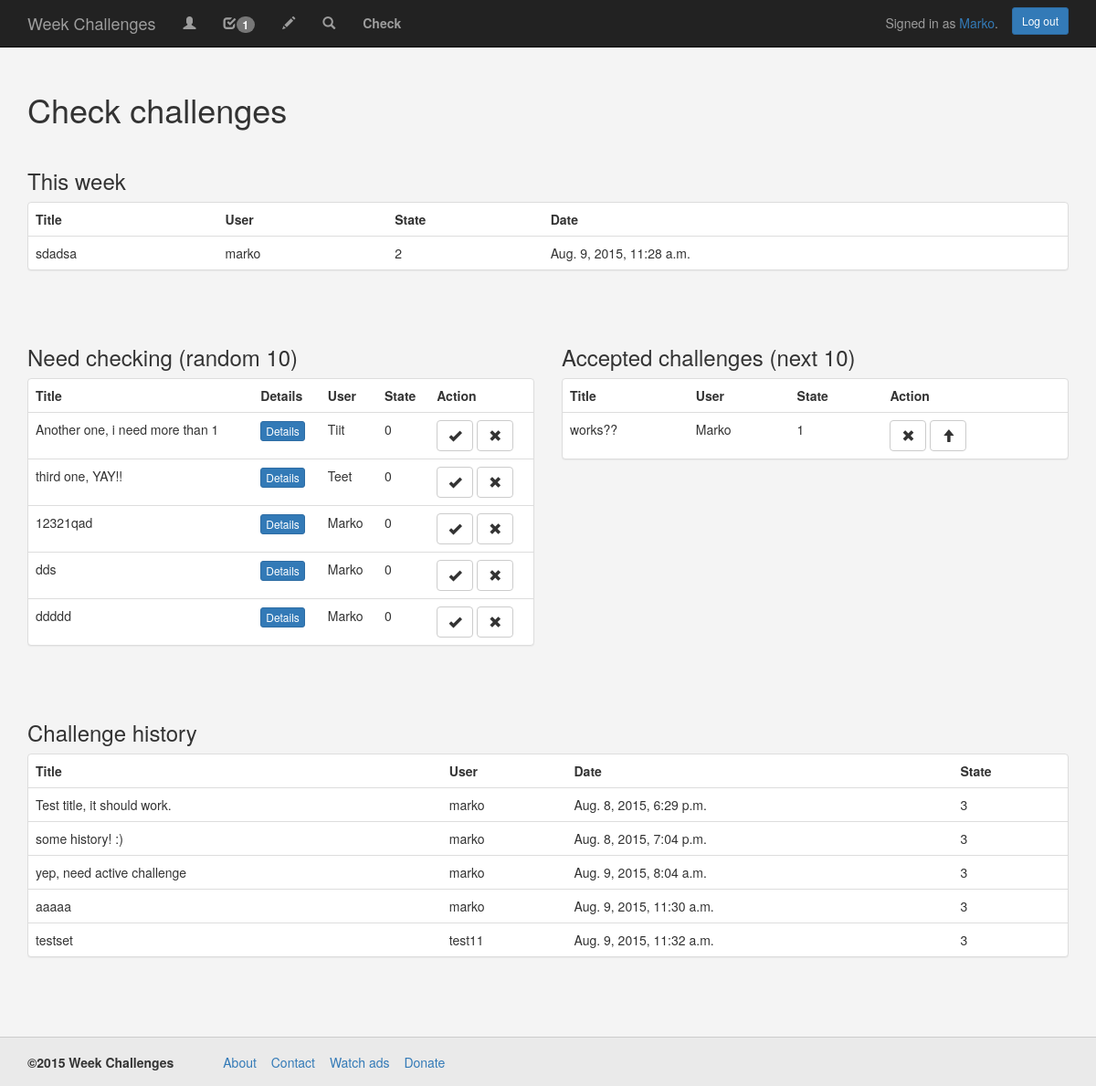
The app's page /check/ (signed in) with its own data.
### WeekChallenge/models.py (models this page shows)
class Challenge(models.Model):
    title = models.CharField(max_length=150)
    description = models.CharField(max_length=5000)
    user_id = models.IntegerField(default=0)
    username = models.CharField(max_length=75)
    state = models.IntegerField(default=0)
    accept_count = models.IntegerField(default=0)
    date = models.DateTimeField('date added')
    def __str__(self):
        return self.title

### WeekChallenge/views.py (the view)
# urls.py: url(r'^check/', views.check_challenges, name='check_challenges'),
def check_challenges(request):
    if request.user.is_authenticated():
        if request.user.is_staff:
            notification_count(request)
            challenge_list = Challenge.objects.filter(state=0)[:10]
            accepted_list = Challenge.objects.filter(state=1)[:10]
            this_week = Challenge.objects.filter(state=2)
            history_list = Challenge.objects.filter(state=3)
            context = {'challenge_list': challenge_list,
                       'accepted_list': accepted_list,
                       'history_list': history_list,
                       'this_week': this_week,
                       'notifications_count': notifications_count
                       }
            return render(request, 'WeekChallenge/check.html', context)
        else:
            return HttpResponseRedirect("/")
    else:
        return HttpResponseRedirect("/")

### WeekChallenge/views.py (called while the page is built)
def notification_count(request):
    if request.user.is_authenticated():
        all_notifications = Notification.objects.filter(user_id=request.user.id, new=True)
        all_friend_requests = FriendRequest.objects.filter(user_to=request.user.id, state=0)
        all_messages = Message.objects.filter(user_to=request.user.id, new=True)
        global notifications_count
        notifications_count = 0
        for n in all_notifications:
            notifications_count += 1
        for n in all_friend_requests:
            notifications_count += 1
        for n in all_messages:
            notifications_count += 1
        return notifications_count

### WeekChallenge/templates/WeekChallenge/check.html (shortened to what this page needs)
<!DOCTYPE HTML>
<html>
<head>
    {% load staticfiles %}
    <link rel="stylesheet" type="text/css" href="{% static 'WeekChallenge/bootstrap/css/bootstrap.min.css' %}">
    <link rel="stylesheet" type="text/css" href="{% static 'WeekChallenge/css/style.css' %}">
</head>
<body>
    {% include "WeekChallenge/base/navigation_bar.html" %}
    <div class="wrap">
        <div class="container">
            <h1>Check challenges</h1>
            <div class="row">
                <div class="col-md-12">
                <h3>This week</h3>
                    <div class="panel panel-default">
                        <table class="table">
                            <tr><td><b>Title</b></td><td><b>User</b></td><td><b>State</b></td><td><b>Date</b></td></tr>
                            {% for this in this_week %}
                                <tr>
                                    <td>{{ this }}</td>
                                    <td>{{ this.username }}</td>
                                    <td>{{ this.state }}</td>
                                    <td>{{ this.date }}</td>
                                </tr>
                            {% endfor %}
                        </table>
                    </div>
                </div>
            </div>
            <div class="row">
                <div class="col-md-6">
                    <h3>Need checking (random 10)</h3>
                    <div class="panel panel-default">
                        <table class="table">
                            <tr><td><b>Title</b></td><td><b>Details</b></td><td><b>User</b></td><td><b>State</b></td><td><b>Action</b></td></tr>
                            {% for challenge in challenge_list %}
                                <tr>
                                    <td>{{ challenge }}</td>
                                    <td>
                                        <button type="button" class="btn btn-primary btn-xs" data-toggle="modal"
                                                data-target="#editModal"
                                                data-tiitel="{{ challenge }}"
                                                data-desc="{{ challenge.description }}"
                                                data-username="{{ challenge.username }}"
                                                data-state="{{ challenge.state }}"
                                                data-date="{{ challenge.date }}"
                                                >Details</button>
                                    </td>
                                    <td>{{ challenge.username }}</td>
                                    <td>{{ challenge.state }}</td>
                                    <td>
                                        <a href="/accept_challenge/{{ challenge.id }}">
                                            <button class="btn btn-default">
                                                <span class="glyphicon glyphicon-ok"></span>
                                            </button>
                                        </a>
                                        <a href="/decline_challenge/{{ challenge.id }}">
                                            <button class="btn btn-default">
                                                <span class="glyphicon glyphicon-remove"></span>
                                            </button>
                                        </a>
                                    </td>
                                </tr>
                            {% endfor %}
                        </table>
                    </div>
                </div>
                <div class="col-md-6">
                    <h3>Accepted challenges (next 10)</h3>
                    <div class="panel panel-default">
                        <table class="table">
                            <tr><td><b>Title</b></td><td><b>User</b></td><td><b>State</b></td><td><b>Action</b></td></tr>
                            {% for accepted in accepted_list %}
                                <tr>
                                    <td>{{ accepted }}</td>
                                    <td>{{ accepted.username }}</td>
                                    <td>{{ accepted.state }}</td>
                                    <td>
                                        <a href="/decline_challenge/{{ accepted.id }}">
                                            <button class="btn btn-default">
                                                <span class="glyphicon glyphicon-remove"></span>
                                            </button>
                                        </a>
                                        <a href="/up_challenge/{{ accepted.id }}">
                                            <button class="btn btn-default">
                                                <span class="glyphicon glyphicon-arrow-up"></span>
                                            </button>
                                        </a>
                                    </td>
                                </tr>
                            {% endfor %}
                        </table>
                    </div>
                </div>
            </div>
            <div class="row">
                <div class="col-md-12">
                    <h3>Challenge history</h3>
                    <div class="panel panel-default">
                        <table class="table">
                            <tr><td><b>Title</b></td><td><b>User</b></td><td><b>Date</b></td><td><b>State</b></td></tr>
                            {% for history in history_list %}
                                <tr>
                                    <td>{{ history }}</td>
                                    <td>{{ history.username }}</td>
                                    <td>{{ history.date }}</td>
                                    <td>{{ history.state }}</td>
                                </tr>
                            {% endfor %}
                        </table>
                    </div>
                </div>
            </div>
        </div>
    </div>
    {% include "WeekChallenge/base/foot.html" %}
</body>
</html>

### WeekChallenge/templates/WeekChallenge/base/navigation_bar.html (shortened to what this page needs)
<nav class="navbar navbar-inverse navbar-fixed-top">
    <div class="container">
        <div class="navbar-header">
            <a class="navbar-brand" href="/">Week Challenges</a>
        </div>
        <div id="navbar" class="navbar-collapse collapse">
            <ul class="nav navbar-nav">
                {% if user.is_authenticated %}
                    <li><a href="/profile/{{ user.username }}"><span class="glyphicon glyphicon-user" aria-hidden="true"></span></a></li>
                    <li><a href="/notifications"><span class="glyphicon glyphicon-check" aria-hidden="true"></span><span class="badge">{{ notifications_count }}</span></a></li>
                    <li><a href="/add"><span class="glyphicon glyphicon-pencil" aria-hidden="true"></span></a></li>
                    <li><a href="/search"><span class="glyphicon glyphicon-search" aria-hidden="true"></span></a></li>
                    {% if user.is_staff %}
                        <li><a href="/check"><b>Check</b></a></li>
                    {% endif %}
                {% endif %}
            </ul>
              {% if user.is_authenticated %}
                  <div class="navbar-form navbar-right">
                    <a href="/log_out" class="btn btn-primary btn-sm">Log out</a>
                  </div>
                  <p class="navbar-text navbar-right">
                    Signed in as <a href="/profile/{{ user.username }}">{{ user.username }}</a>.
                  </p>
              {% else %}
                  <div class="navbar-form navbar-right">
                    <a href="/log_in" class="btn btn-success">Sign in</a>
                    <a href="/register" class="btn btn-primary">Register</a>
                  </div>
              {% endif %}
        </div>
    </div>
</nav>

### WeekChallenge/static/WeekChallenge/css/style.css (style rules this page uses)
html { position: relative; min-height: 100%; }
body { background-color: #f4f4f4; margin-bottom: 94px; }
[class*="col-"] { padding-top: 15px; padding-bottom: 15px; margin-bottom: 1%; }
.wrap { margin-top: 80px; }

### records on screen
Challenge: title "sdadsa", username "marko", state "2", date "Aug. 9, 2015, 11:28 a.m."
Challenge: title "Another one, i need more than 1", username "Tiit", state "0"
Challenge: title "third one, YAY!!", username "Teet", state "0"
Challenge: title "12321qad", username "Marko", state "0"
Challenge: title "dds", username "Marko", state "0"
Challenge: title "ddddd", username "Marko", state "0"
Challenge: title "works??", username "Marko", state "1"
Challenge: title "Test title, it should work.", username "marko", date "Aug. 8, 2015, 6:29 p.m.", state "3"
Challenge: title "some history! :)", username "marko", date "Aug. 8, 2015, 7:04 p.m.", state "3"
Challenge: title "yep, need active challenge", username "marko", date "Aug. 9, 2015, 8:04 a.m.", state "3"
Challenge: title "aaaaa", username "marko", date "Aug. 9, 2015, 11:30 a.m.", state "3"
Challenge: title "testset", username "test11", date "Aug. 9, 2015, 11:32 a.m.", state "3"

### other values on screen
{{ notifications_count }} "1"
{{ user.username }} "Marko"
